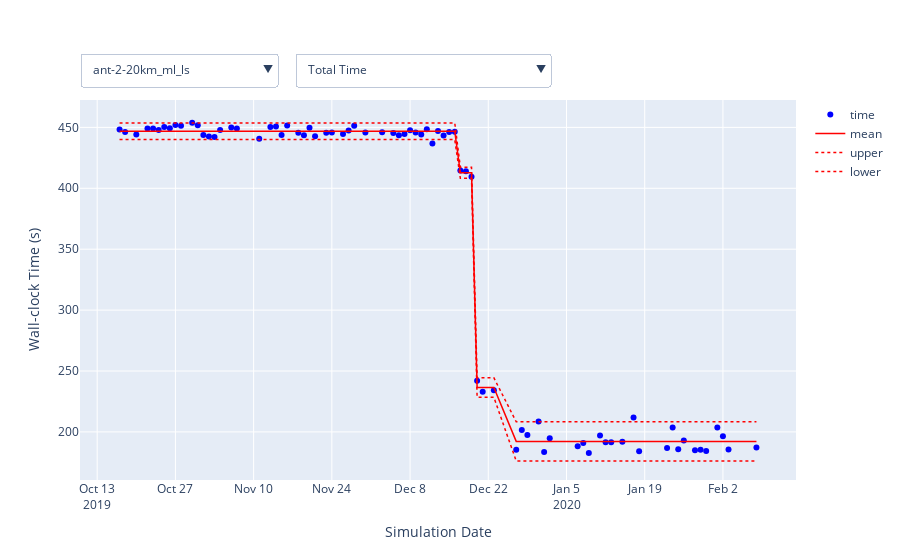

Notebook cell for this chart:
### Code cell
lines = ['time', 'mean', 'upper', 'lower']
colors = ['blue', 'red', 'red', 'red']
modes = ['markers', 'lines', 'lines', 'lines']
dashes = ['solid', 'solid', 'dot', 'dot']

fig = go.Figure()
# Create series on plot
for line, color, mode, dash in zip(lines, colors, modes, dashes):
    for c in cases:
        if line == 'time':
            fig.add_trace(go.Scatter(
                x=seqs[c][names[0]]['date'],
                y=seqs[c][names[0]][line],
                mode=mode,
                line = dict(color=color, dash=dash, width=1.5),
                name=line,
                visible=True if c==cases[0] else False,
                customdata=seqs[c][names[0]].loc[:, ['date']+list(metadata)],
                hovertemplate=
                "Date: %{customdata[0]}<br>" +
#                 "Albany compiler: %{customdata[1]}<br>" +
                "Albany commit: %{customdata[2]}<br>" +
                "Trilinos commit: %{customdata[3]}" +
                "<extra></extra>",
            ))
        else:
            fig.add_trace(go.Scatter(
                x=seqs[c][names[0]]['date'],
                y=seqs[c][names[0]][line],
                mode=mode,
                line = dict(color=color, dash=dash, width=1.5),
                name=line,
                visible=True if c==cases[0] else False,
                hoverinfo='skip'
            ))

changedCases = {n for v in recentEvents.values() for n in v.keys()}

# Test case dropdown
caseOptions = [dict(
        args=['visible', [True if x==c else False for x in np.tile(cases, len(lines))]],
        label= '*'+c if c in changedCases else c,
        method='restyle'
    ) for c in cases]
    
# Timer dropdown
nameOptions = [dict(
        args=[{'x': [seqs[c][n]['date'] for _ in lines for c in cases],
               'y': [seqs[c][n][line] for line in lines for c in cases],
               'customdata': [seqs[c][n].loc[:, ['date']+list(metadata)].to_numpy() 
                              if line == 'time' else None
                              for line in lines for c in cases]}],
        label=n,
        method='restyle'
    ) for n in names]

# Add dropdowns to plot
fig.update_layout(
    updatemenus=[
        go.layout.Updatemenu(
            buttons=list(caseOptions),
            direction="down",
            pad={"r": 10, "t": 10},
            showactive=True,
            x=0,    xanchor="left",
            y=1.15, yanchor="top"
        ),
        go.layout.Updatemenu(
            buttons=list(nameOptions),
            direction="down",
            pad={"r": 10, "t": 10},
            showactive=True,
            x=0.3, xanchor="left",
            y=1.15, yanchor="top"
        ),
    ],
    xaxis_title='Simulation Date',
    yaxis_title='Wall-clock Time (s)'
)

iplot(fig)
